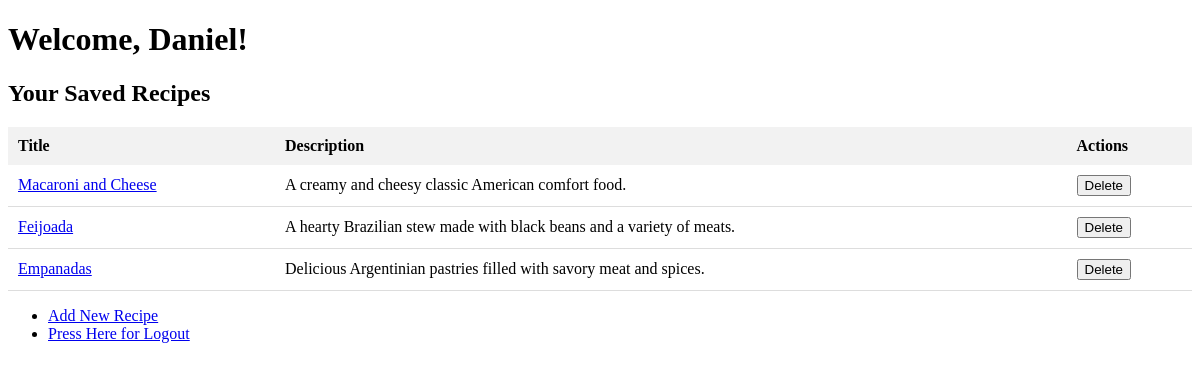
Screenshot of /recipes (signed in) with the database file from the repository.
### app.py (models this page shows)
class User(db.Model, UserMixin):
    id = db.Column(db.Integer, primary_key=True)
    username = db.Column(db.String(80), nullable=False, unique=True)
    password = db.Column(db.String(200), nullable=False)
    recipes = db.relationship('Recipe', backref='author', lazy=True)

class Recipe(db.Model):
    id = db.Column(db.Integer, primary_key=True)
    title = db.Column(db.String(80), nullable=False)
    description = db.Column(db.Text, nullable=False)
    ingredients = db.Column(db.Text, nullable=False)
    instructions = db.Column(db.Text, nullable=False)
    created = db.Column(db.DateTime, default=datetime.utcnow)
    user_id = db.Column(db.Integer, db.ForeignKey('user.id'), nullable=False)

### app.py (the view)
@app.route('/recipes')
@login_required
def show_recipes():
    recipes = Recipe.query.filter_by(author=current_user).all()
    return render_template('recipes.html', name=current_user.username, recipes=recipes)

### app.py (called while the page is built)
@login_manager.user_loader
def load_user(user_id):
    return User.query.get(int(user_id))

### templates/recipes.html (shortened to what this page needs)
<!DOCTYPE html>
<html lang="en">
<head>
</head>
<body>
    <h1>Welcome, {{ name }}!</h1>
    <h2>Your Saved Recipes</h2>
    <table>
        <tr>
            <th>Title</th>
            <th>Description</th>
            <th>Actions</th>
        </tr>
        {% for recipe in recipes %}
        <tr>
            <td><a href="{{ url_for('recipe_details', id=recipe.id) }}">{{ recipe.title }}</a></td>
            <td>{{ recipe.description }}</td>
            <td>
                <form action="{{ url_for('delete_recipe', id=recipe.id) }}" method="POST" style="display:inline;">
                    <button type="submit">Delete</button>
                </form>
            </td>
        </tr>
        {% endfor %}
    </table>
    <nav>
        <ul>
            <li><a href="{{ url_for('new_recipe') }}">Add New Recipe</a></li>
            <li><a href="{{ url_for('logout') }}">Press Here for Logout</a></li>
        </ul>
    </nav>
</body>
</html>

### templates/recipes.html (style rules this page uses)
table { width: 100%; border-collapse: collapse; }
th, td { padding: 10px; text-align: left; }
th { background-color: #f2f2f2; }
td { border-bottom: 1px solid #ddd; }

### rows the page displays
User: username "Daniel"
Recipe: title "Macaroni and Cheese", description "A creamy and cheesy classic American comfort food."
Recipe: title "Feijoada", description "A hearty Brazilian stew made with black beans and a variety of meats."
Recipe: title "Empanadas", description "Delicious Argentinian pastries filled with savory meat and spices."
